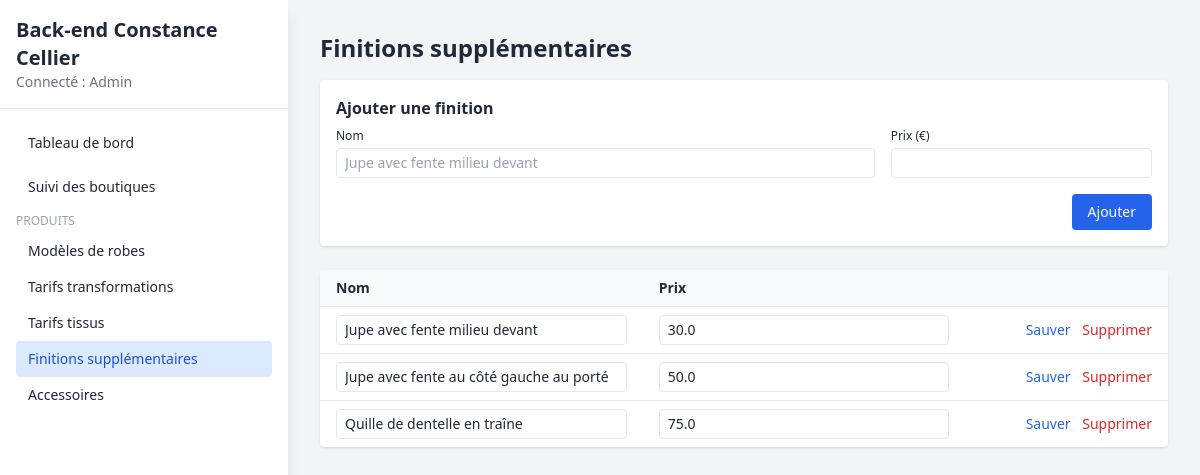
/admin/finitions_supplementaires (signed in), run on the app's committed database.
### app/models.py (models this page shows)
class User(Base):
    __tablename__ = "users"
    id = Column(Integer, primary_key=True, index=True)
    nom = Column(String, nullable=False)
    email = Column(String, unique=True, index=True, nullable=False)
    mot_de_passe = Column(String, nullable=False)
    type = Column(SAEnum(UserType), nullable=False, default=UserType.ADMIN)

class FinitionSupplementaire(Base):
    __tablename__ = "finitions_supplementaires"
    id = Column(Integer, primary_key=True, index=True)
    nom = Column(String, nullable=False)
    prix = Column(Float, default=0.0, nullable=False)

### app/admin_routes.py (the view)
@router.get("/admin/finitions_supplementaires")
def list_finitions_supp(
    request: Request,
    db: Session = Depends(get_db),
    admin: models.User = Depends(get_current_admin),
):
    finitions = db.query(models.FinitionSupplementaire).all()
    return templates.TemplateResponse(
        "admin_finitions_supp.html",
        {
            "request": request,
            "admin": admin,
            "finitions": finitions,
            "page": "produits",
            "sous_page": "finitions_supp",
        },
    )

### app/templates/admin_finitions_supp.html (shortened to what this page needs)
{% extends "base.html" %}
{% block content %}
<h1 class="text-2xl font-bold mb-4">Finitions supplémentaires</h1>
<div class="bg-white rounded shadow p-4 mb-6">
    <h2 class="font-semibold mb-2">Ajouter une finition</h2>
    <form action="/admin/finitions_supplementaires/create" method="post" class="grid grid-cols-1 md:grid-cols-3 gap-4 text-sm">
        <div class="md:col-span-2">
            <label class="block text-xs font-medium mb-1">Nom</label>
            <input type="text" name="nom" required class="w-full border rounded px-2 py-1" placeholder="Jupe avec fente milieu devant">
        </div>
        <div>
            <label class="block text-xs font-medium mb-1">Prix (€)</label>
            <input type="number" step="0.01" min="0" name="prix" class="w-full border rounded px-2 py-1">
        </div>
        <div class="md:col-span-3 flex justify-end">
            <button type="submit" class="bg-blue-600 text-white px-4 py-2 rounded hover:bg-blue-700">
                Ajouter
            </button>
        </div>
    </form>
</div>
<div class="bg-white rounded shadow overflow-hidden">
    <table class="min-w-full text-sm">
        <thead class="bg-gray-50">
        <tr>
            <th class="px-4 py-2 text-left">Nom</th>
            <th class="px-4 py-2 text-left">Prix</th>
            <th class="px-4 py-2"></th>
        </tr>
        </thead>
        <tbody>
        {% for f in finitions %}
            <tr class="border-t">
                <form action="/admin/finitions_supplementaires/{{ f.id }}/update" method="post">
                    <td class="px-4 py-2">
                        <input type="text" name="nom" value="{{ f.nom }}" class="w-full border rounded px-2 py-1">
                    </td>
                    <td class="px-4 py-2">
                        <input type="number" name="prix" step="0.01" value="{{ f.prix }}" class="w-full border rounded px-2 py-1">
                    </td>
                    <td class="px-4 py-2 text-right">
                        <button type="submit" class="text-blue-600 mr-2">Sauver</button>
                </form>
                        <form action="/admin/finitions_supplementaires/{{ f.id }}/delete" method="post" class="inline">
                            <button type="submit" class="text-red-600" onclick="return confirm('Supprimer cette finition ?');">Supprimer</button>
                        </form>
            </tr>
        {% endfor %}
        </tbody>
    </table>
</div>
{% endblock %}

### app/templates/base.html (shortened to what this page needs)
<!DOCTYPE html>
<html lang="fr">
<head>
    <script src="https://cdn.tailwindcss.com"></script>
</head>
<body class="bg-gray-100 text-gray-800">
<div class="min-h-screen flex">
    <aside class="w-72 bg-white shadow-lg">
        <div class="p-4 border-b">
            <h1 class="text-xl font-bold">Back-end Constance Cellier</h1>
            {% if admin %}
            <p class="text-sm text-gray-500">Connecté : {{ admin.nom }}</p>
            {% endif %}
        </div>
        <nav class="p-4 space-y-2 text-sm">
            <a href="/admin/dashboard" class="block px-3 py-2 rounded {{ 'bg-blue-100 text-blue-700' if page=='dashboard' else 'hover:bg-gray-100' }}">
                Tableau de bord
            </a>
            <a href="/admin/boutiques" class="block px-3 py-2 rounded {{ 'bg-blue-100 text-blue-700' if page=='boutiques' else 'hover:bg-gray-100' }}">
                Suivi des boutiques
            </a>
            <div class="mt-4">
                <p class="text-xs uppercase text-gray-400 mb-1">Produits</p>
                <a href="/admin/produits/robes" class="block px-3 py-2 rounded {{ 'bg-blue-100 text-blue-700' if sous_page=='robes' else 'hover:bg-gray-100' }}">
                    Modèles de robes
                </a>
                <a href="/admin/tarifs/transformations" class="block px-3 py-2 rounded {{ 'bg-blue-100 text-blue-700' if sous_page=='tarifs_transformations' else 'hover:bg-gray-100' }}">
                    Tarifs transformations
                </a>
                <a href="/admin/tarifs/tissus" class="block px-3 py-2 rounded {{ 'bg-blue-100 text-blue-700' if sous_page=='tarifs_tissus' else 'hover:bg-gray-100' }}">
                    Tarifs tissus
                </a>
                <a href="/admin/finitions_supplementaires" class="block px-3 py-2 rounded {{ 'bg-blue-100 text-blue-700' if sous_page=='finitions_supp' else 'hover:bg-gray-100' }}">
                    Finitions supplémentaires
                </a>
                <a href="/admin/produits/accessoires" class="block px-3 py-2 rounded {{ 'bg-blue-100 text-blue-700' if sous_page=='accessoires' else 'hover:bg-gray-100' }}">
                    Accessoires
                </a>
            </div>
        </nav>
    </aside>
    <main class="flex-1 p-8">
        {% block content %}{% endblock %}
    </main>
</div>
</body>
</html>

### data on the page
User: nom "Admin"
FinitionSupplementaire: nom "Jupe avec fente milieu devant", prix "30.0"
FinitionSupplementaire: nom "Jupe avec fente au côté gauche au porté", prix "50.0"
FinitionSupplementaire: nom "Quille de dentelle en traîne", prix "75.0"
